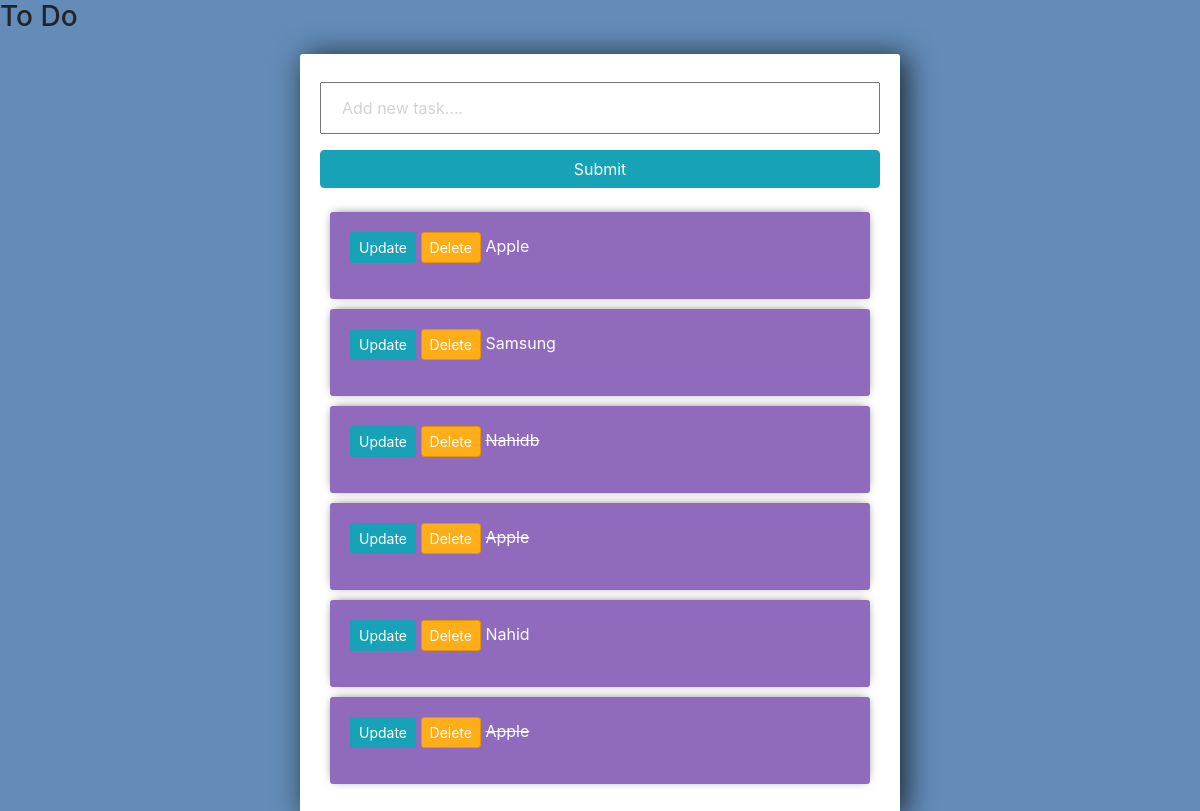
The app's page /, older data.
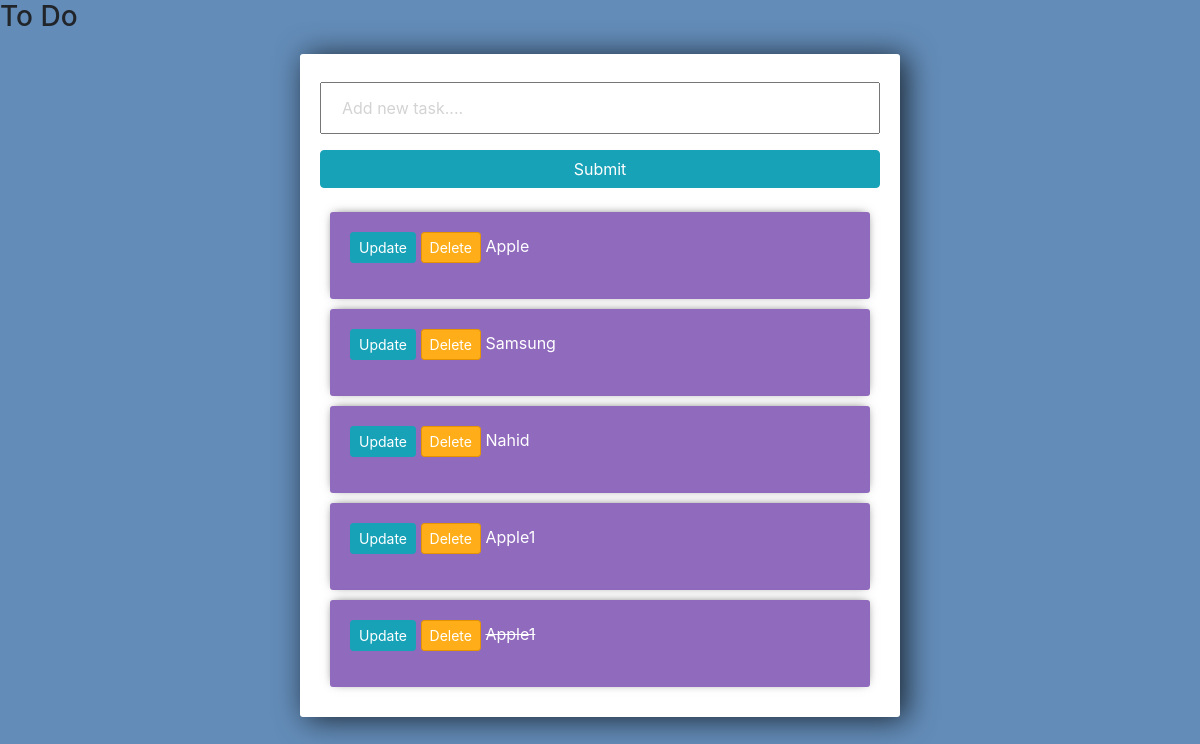
The same page, newer data.
### Todo_App/models.py (models this page shows)
class Task(models.Model):
    title = models.CharField(max_length=200)
    complete = models.BooleanField(default=False)
    created = models.DateTimeField(auto_now_add=True)
    def __str__(self):
        return self.title

### Todo_App/views.py (the view)
# urls.py: path('', views.index, name='list'),
def index(request):
    tasks = Task.objects.all()
    form = TaskForm()
    if request.method == 'POST':
        form = TaskForm(request.POST)
        if form.is_valid():
            form.save()
        return redirect('/')
    return render(request, 'tasks/list.html', context={'tasks': tasks, 'form': form})

### Todo_App/forms.py
class TaskForm(forms.ModelForm):
    title = forms.CharField(widget=forms.TextInput(
        attrs={'placeholder': 'Add new task....'}))
    class Meta:
        model = Task
        fields = '__all__'

### Todo_App/templates/tasks/list.html (shortened to what this page needs)
<link rel="stylesheet" href="https://stackpath.bootstrapcdn.com/bootstrap/4.3.1/css/bootstrap.min.css"
>
<h3>To Do</h3>
<div class="center-column">
    <form action="/" method="POST">
        {{form.title}}
        <input class="btn btn-info" type="submit" name="Create Task">
    </form>
    <div class="todo-list">
        {% for task in tasks %}
        <div class="item-row">
            <p>
                <a class="btn btn-sm btn-info" href="{% url 'update_task' task.id %}">Update</a>
                <a class="btn btn-sm btn-danger" href="{% url 'delete' task.id %}">Delete</a>
                {% if task.complete == True %}
                <strike>{{task}}</strike>
                {% else %}
                <span>{{task}}</span>
                {% endif %}
            </p>
        </div>
        {% endfor %}
    </div>
</div>

### Todo_App/templates/tasks/list.html (style rules this page uses)
input { width: 100%; padding: 12px 20px; margin: 8px 0; box-sizing: border-box; }
input::placeholder { color: #d3d3d3; }
.center-column { width: 600px; margin: 20px auto; padding: 20px; background-color: #fff; border-radius: 3px; box-shadow: 6px 2px 30px 0px rgba(0, 0, 0, 0.75); }
.item-row { background-color: #906abd; margin: 10px; padding: 20px; border-radius: 3px; color: #fff; font-size: 16px; box-shadow: 0px -1px 10px -4px rgba(0, 0, 0, 0.75); }
.btn-danger { background-color: #ffae19; border-color: #e59400; }

Row changes from the older to the newer data that the page shows:
removed Task: title "Nahidb"
removed Task: title "Apple"
removed Task: title "Apple"
added Task: title "Apple1"
added Task: title "Apple1"
